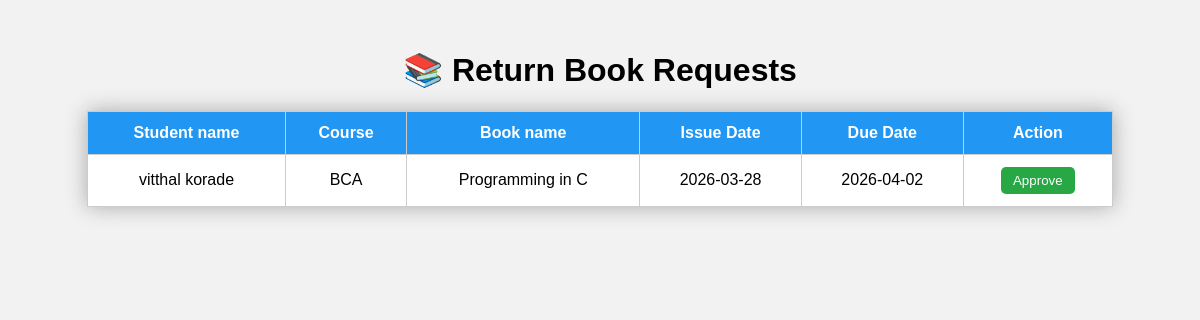
The page /return_requests.php on the database its author committed.
### tables this page shows
CREATE TABLE `issued_books` (
  `id` int(11) NOT NULL,
  `student_id` int(11) DEFAULT NULL,
  `book_id` int(11) DEFAULT NULL,
  `issue_date` date DEFAULT NULL,
  `return_date` date DEFAULT NULL,
  `status` varchar(50) DEFAULT NULL,
  `due_date` date DEFAULT NULL
);

CREATE TABLE `students` (
  `student_id` int(11) NOT NULL,
  `student_name` varchar(100) NOT NULL,
  `email` varchar(100) NOT NULL,
  `password` varchar(100) NOT NULL,
  `course` varchar(100) NOT NULL,
  `mobile` varchar(15) NOT NULL
);

CREATE TABLE `books` (
  `book_id` int(11) NOT NULL,
  `book_name` varchar(150) NOT NULL,
  `author` varchar(100) NOT NULL,
  `quantity` int(11) NOT NULL
);

### return_requests.php (the view, shortened to what this page needs)
<?php
include '../db.php';
?>
<html>
<head>
</head>
<body>
<div class="container">
<h1 align="center">📚 Return Book Requests</h1>
<table>
<tr>
<th>Student name</th>
<th>Course</th>
<th>Book name</th>
<th>Issue Date</th>
<th>Due Date</th>
<th>Action</th>
</tr>
<?php
$q = mysqli_query($conn,
"SELECT i.*, s.student_name, s.course, b.book_name
FROM issued_books i
JOIN students s ON i.student_id = s.student_id
JOIN books b ON i.book_id = b.book_id
WHERE i.status='Return Pending'");
while($r = mysqli_fetch_assoc($q)){
echo "<tr>
<td>{$r['student_name']}</td>
<td>{$r['course']}</td>
<td>{$r['book_name']}</td>
<td>{$r['issue_date']}</td>
<td>{$r['due_date']}</td>
<td>
<button onclick='approveReturn({$r['id']})'>
Approve
</button>
</td>
</tr>";
}
?>
</table>
</div>
</body>
</html>

### return_requests.php (style rules this page uses)
body { font-family:Arial; background:#f2f2f2; margin:0; }
.container { padding:30px; }
table { width:90%; background:white; border-collapse:collapse; margin:auto; box-shadow:0 0 20px rgba(0,0,0,0.3); }
th { background:#2196F3; color:white; }
th,td { padding:12px; border:1px solid #ccc; text-align:center; }
button { padding:6px 12px; background:#28a745; color:white; border:none; border-radius:5px; cursor:pointer; }

### rows shown on the page
issued_books: student.student_name "vitthal korade", student.course "BCA", book.book_name "Programming in C", issue_date "2026-03-28", due_date "2026-04-02"
